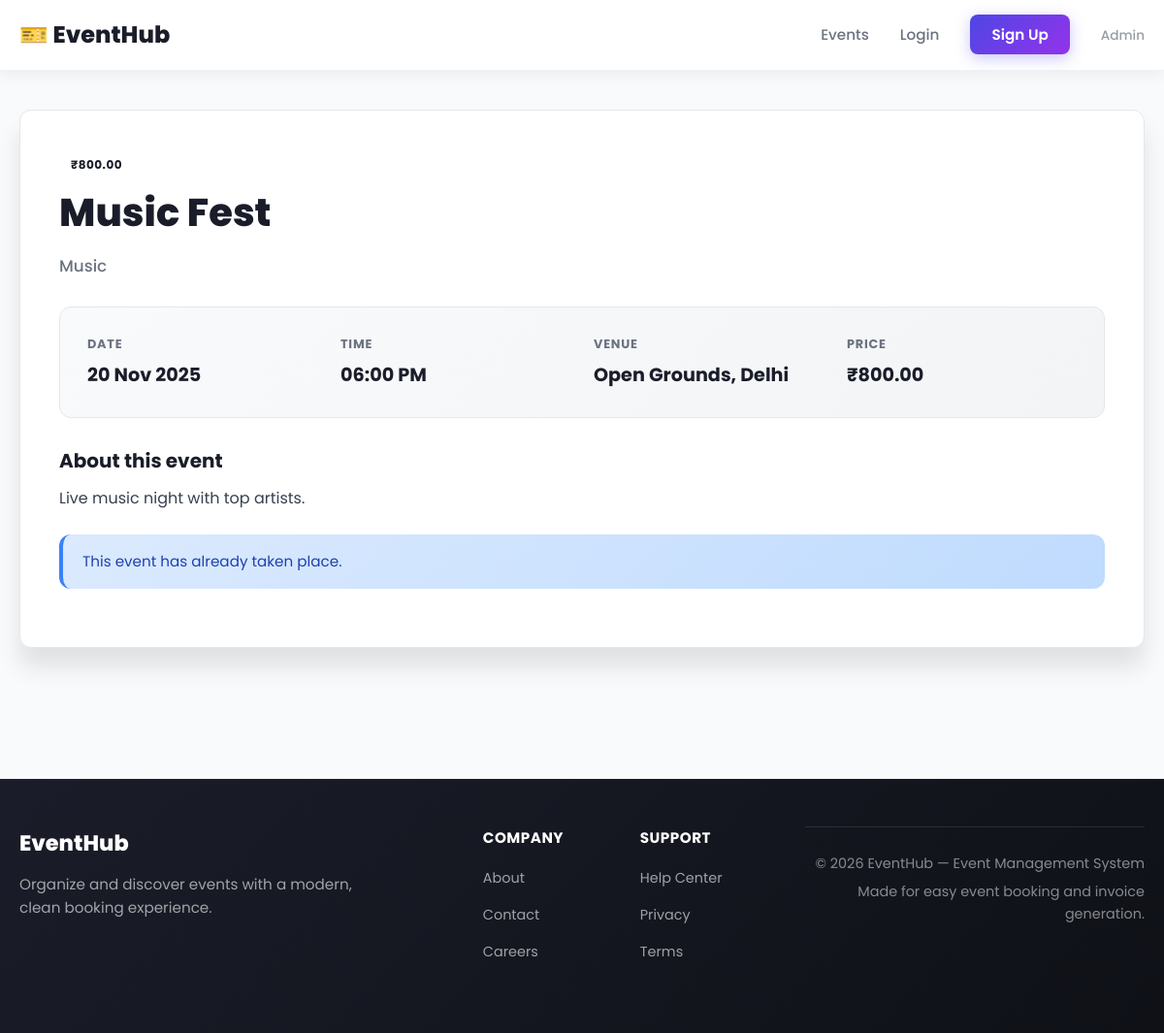
The page /event.php?id=2 on the database its author committed.
### tables this page shows
CREATE TABLE events (
  id INT AUTO_INCREMENT PRIMARY KEY,
  title VARCHAR(200) NOT NULL,
  description TEXT,
  event_date DATE NOT NULL,
  event_time TIME NOT NULL,
  venue VARCHAR(200) NOT NULL,
  category VARCHAR(80),
  price DECIMAL(10,2) DEFAULT 0.00,
  image VARCHAR(255),
  created_at TIMESTAMP DEFAULT CURRENT_TIMESTAMP
);

### includes/auth.php (called while the page is built, shortened)
<?php
function sanitize($v) { return htmlspecialchars(trim($v ?? ''), ENT_QUOTES, 'UTF-8'); }

### event.php (the view, shortened to what this page needs)
<?php
require_once __DIR__ . '/includes/header.php';
$id = intval($_GET['id'] ?? 0);
$stmt = $conn->prepare("SELECT * FROM events WHERE id=?");
$stmt->bind_param('i',$id); $stmt->execute();
$e = $stmt->get_result()->fetch_assoc();
$registered = false;
$past = strtotime($e['event_date']) < strtotime(date('Y-m-d'));
?>
<div class="event-detail">
  <span class="badge <?php echo $e['price']==0?'free':''; ?>"><?php echo $e['price']==0?'FREE':'₹'.number_format($e['price'],2); ?></span>
  <h1 style="margin-top:10px"><?php echo sanitize($e['title']); ?></h1>
  <p class="subtitle"><?php echo sanitize($e['category']); ?></p>
  <div class="info">
    <div class="info-item"><div class="l">Date</div><div class="v"><?php echo date('d M Y', strtotime($e['event_date'])); ?></div></div>
    <div class="info-item"><div class="l">Time</div><div class="v"><?php echo date('h:i A', strtotime($e['event_time'])); ?></div></div>
    <div class="info-item"><div class="l">Venue</div><div class="v"><?php echo sanitize($e['venue']); ?></div></div>
    <div class="info-item"><div class="l">Price</div><div class="v"><?php echo $e['price']==0?'Free':'₹'.number_format($e['price'],2); ?></div></div>
  </div>
  <h3>About this event</h3>
  <p style="margin:10px 0 24px;color:#374151"><?php echo nl2br(sanitize($e['description'])); ?></p>
  <?php if ($past): ?>
    <div class="alert alert-info">This event has already taken place.</div>
  <?php elseif (!is_logged_in()): ?>
    <a href="login.php" class="btn btn-primary">Login to Register</a>
  <?php elseif ($registered): ?>
    <div class="alert alert-success">✅ You're already registered. <a href="user/dashboard.php">View your tickets</a></div>
  <?php endif; ?>
</div>
<?php require_once __DIR__ . '/includes/footer.php'; ?>

### assets/css/style.css (style rules this page uses)
:root { --bg:#f9fafb; --surface:#ffffff; --text:#1a1d29; --muted:#6b7280; --primary:#4f46e5; --primary-hover:#4338ca; --primary-light:#eef2ff; --secondary:#9333ea; --secondary-hover:#7e22ce; --accent:#10b981; --danger:#ef4444; --warning:#f59e0b; --border:#e5e7eb; --radius:12px; --shadow:0 4px 14px rgba(0,0,0,.06); --shadow-lg:0 20px 25px rgba(0,0,0,.1); --shadow-hover:0 20px 30px rgba(79,70,229,.15); --transition:all 0.3s cubic-bezier(0.4, 0, 0.2, 1); }
* { box-sizing: border-box; margin: 0; padding: 0; }
html { scroll-behavior: smooth; }
body { font-family: 'Poppins', -apple-system, BlinkMacSystemFont, 'Segoe UI', Roboto, sans-serif; background: var(--bg); color: var(--text); line-height: 1.6; font-size: 16px; }
h1 { font-size: 2.5rem; font-weight: 800; margin-bottom: 18px; line-height: 1.2; color: var(--text); }
h3 { font-size: 1.25rem; font-weight: 700; margin-bottom: 8px; }
.subtitle { color: var(--muted); margin-bottom: 24px; font-size: 1.05rem; font-weight: 500; }
.badge { display: inline-block; padding: 6px 12px; border-radius: 20px; font-size: 0.75rem; font-weight: 700; text-transform: uppercase; letter-spacing: 0.5px; transition: var(--transition); }
.alert { padding: 16px 20px; border-radius: var(--radius); margin-bottom: 20px; font-size: 0.95rem; border-left: 4px solid transparent; display: flex; align-items: center; gap: 12px; animation: slideIn 0.3s ease; }
.alert-info { background: linear-gradient(135deg, #dbeafe, #bfdbfe); color: #1e40af; border-left-color: #3b82f6; }
.event-detail { background: var(--surface); padding: 40px; border-radius: var(--radius); box-shadow: var(--shadow-lg); border: 1px solid var(--border); }
.event-detail .info { display: grid; grid-template-columns: repeat(auto-fit, minmax(220px, 1fr)); gap: 24px; margin: 28px 0; padding: 28px; background: linear-gradient(135deg, #f9fafb, #f3f4f6); border-radius: var(--radius); border: 1px solid var(--border); }
.info-item { display: flex; flex-direction: column; }
.info-item .l { color: var(--muted); font-size: 0.8rem; text-transform: uppercase; letter-spacing: 0.8px; font-weight: 700; margin-bottom: 6px; }
.info-item .v { font-weight: 700; font-size: 1.2rem; color: var(--text); }

### rows shown on the page
events: price "800.00", title "Music Fest", category "Music", event_date "20 Nov 2025", event_time "06:00 PM", venue "Open Grounds, Delhi", description "Live music night with top artists."
